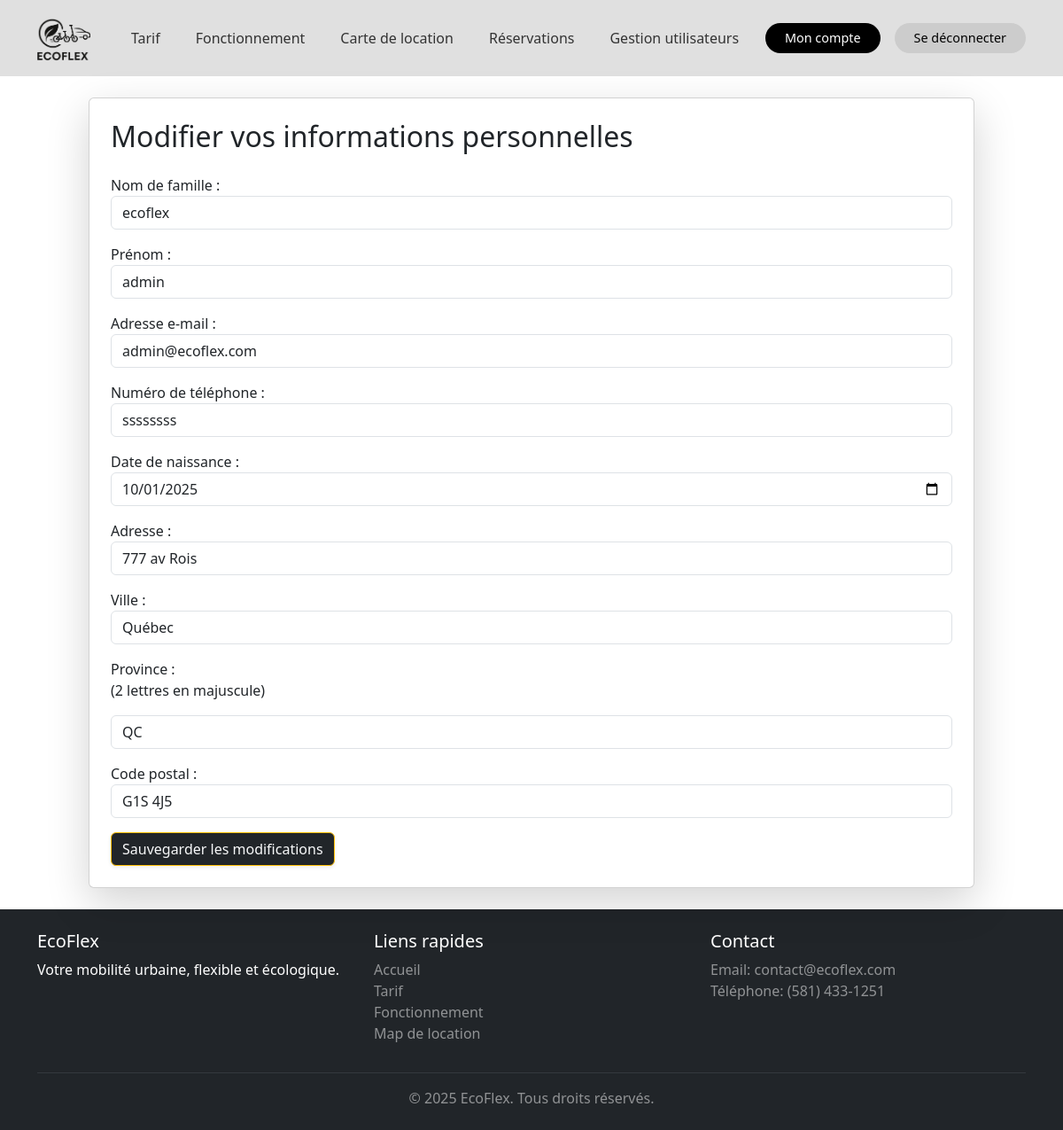
/profil/modifier/ (signed in), run on the app's committed database.
### ecoflex/models.py (models this page shows, shortened)
class User(AbstractUser):
    numero_permis = models.CharField(max_length=5, unique=True, blank=True, null=True)
    phone_number = models.CharField(
        max_length=20,
        null=True,
        blank=True,
        validators=[
            RegexValidator(
                regex=r'^(\+?\d{1,3}[-.\s]?)?\(?\d{3}\)?[-.\s]?\d{3}[-.\s]?\d{4}$',
                message='Format de téléphone invalide.'
            )
        ]
    )
    birth_date = models.DateField(
        null=True,
        blank=True
    )
    address = models.CharField(
        max_length=255,
        null=True,
        blank=True,
        validators=[
            RegexValidator(
                regex=r'^[0-9]{1,5}\s+[0-9a-zA-ZÀ-ÿ\s\-\']+(?:,\s*(?:Suite|Apt|Bureau|Unité)\s+[0-9a-zA-Z\-]+)?$',
                message='Adresse invalide.'
            )
        ]
    )
    city = models.CharField(
        max_length=100,
        null=True,
        blank=True,
        validators=[
            RegexValidator(
                regex=r"^[a-zA-ZÀ-ÿ\s'-]+$",
                message='Ville invalide.'
            )
        ]
    )
    province = models.CharField(
        max_length=100,
        null=True,
        blank=True,
        validators=[
            RegexValidator(
                regex=r'^(AB|BC|MB|NB|NL|NS|NT|NU|ON|PE|QC|SK|YT)$',
                message='Province invalide.'
            )
        ]
    )
    postal_code = models.CharField(
        max_length=20,
        null=True,
        blank=True,
        validators=[
            RegexValidator(
                regex=r'^^[ABCEGHJKLMNPRSTVXY][0-9][ABCEGHJKLMNPRSTVWXYZ] [0-9][ABCEGHJKLMNPRSTVWXYZ][0-9]$ || ^^[ABCEGHJKLMNPRSTVXY][0-9][ABCEGHJKLMNPRSTVWXYZ][0-9][ABCEGHJKLMNPRSTVWXYZ][0-9]$',
                message='Code postal invalide.'
            )
        ]
    )
    class Meta:
        verbose_name = "Utilisateur"
        verbose_name_plural = "Utilisateurs"

### ecoflex/views.py (the view)
# urls.py: path('profil/modifier/', views.modifier_profil, name='modifier_profil'),
def modifier_profil(request):
    if request.method == "POST":
        form = ProfileForm(request.POST, instance=request.user)
        if form.is_valid():
            form.save()
            messages.success(request, "Profil mis à jour avec succès !")
            return redirect("profil")
    else:
        form = ProfileForm(instance=request.user)
    return render(request, "ecoflex/modifier_profil.html", {"form": form})

### ecoflex/templates/ecoflex/modifier_profil.html (shortened to what this page needs)
{% extends 'base.html' %}
{% block content %}
<div class="container d-flex justify-content-center align-items-center min-vh-100">
    <div class="card shadow-lg p-4" style="width: 1000px;">
        <h2 class="mb-4">Modifier vos informations personnelles</h2>
        <form method="post" novalidate>
            <div class="mb-3">
                {{ form.last_name.label_tag }}
                {{ form.last_name }}
            </div>
            <div class="mb-3">
                {{ form.first_name.label_tag }}
                {{ form.first_name }}
            </div>
            <div class="mb-3">
                {{ form.email.label_tag }}
                {{ form.email }}
            </div>
            <div class="mb-3">
                {{ form.phone_number.label_tag }}
                {{ form.phone_number }}
            </div>
            <div class="mb-3">
                {{ form.birth_date.label_tag }}
                {{ form.birth_date }}
            </div>
            <div class="mb-3">
                {{ form.address.label_tag }}
                {{ form.address }}
            </div>
            <div class="mb-3">
                {{ form.city.label_tag }}
                {{ form.city }}
            </div>
            <div class="mb-3">
                {{ form.province.label_tag }}<p>(2 lettres en majuscule)</p>
                {{ form.province }}
            </div>
            <div class="mb-3">
                {{ form.postal_code.label_tag }}
                {{ form.postal_code }}
            </div>
            <button type="submit" class="btn btn-primary bg-dark text-light border-warning shadow-sm">
                Sauvegarder les modifications
            </button>
        </form>
    </div>
</div>
{% endblock %}

### ecoflex/templates/base.html (style rules this page uses)
html, body { height: 100%; }
body { display: flex; flex-direction: column; }

### data on the page
User: last_name "ecoflex", first_name "admin", email "admin@ecoflex.com", phone_number "ssssssss", birth_date "10/01/2025", address "777 av Rois", city "Québec", province "QC", postal_code "G1S 4J5"
